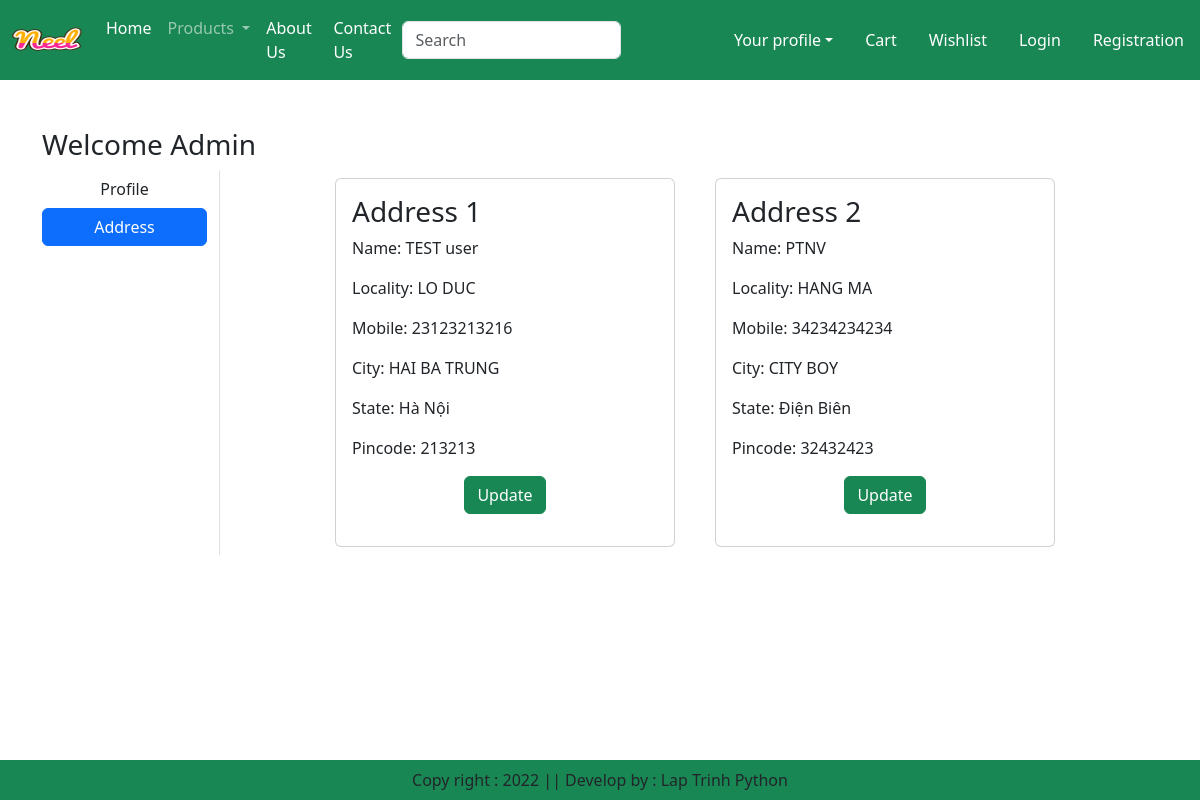
Page /address/ (signed in) on the earlier database version.
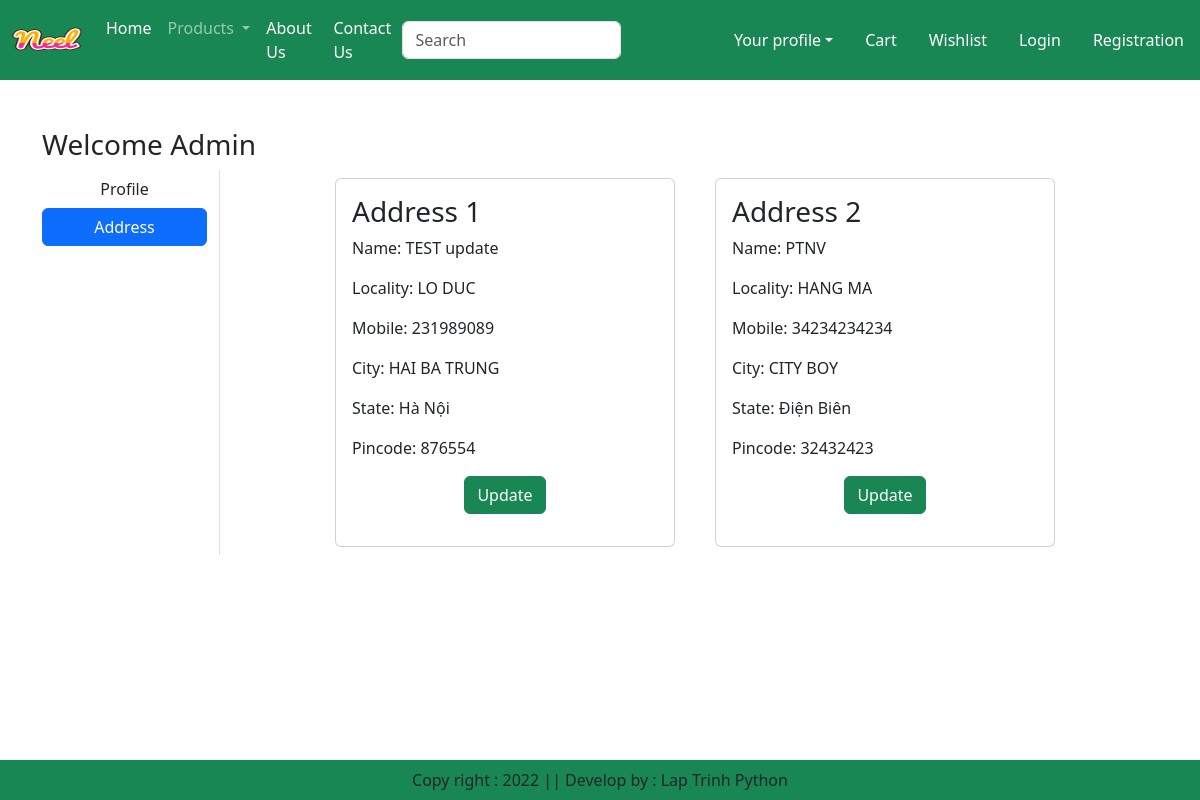
Same page on the later database version.
### app/models.py (models this page shows, shortened)
class Customer(models.Model):
    user = models.ForeignKey(User, on_delete=models.CASCADE)
    name = models.CharField(max_length=200)
    locality = models.CharField(max_length=200)
    city = models.CharField(max_length=50)
    mobile = models.IntegerField(default=0)
    zipcode = models.IntegerField()
    state = models.CharField(choices=STATE_CHOICES, max_length=100)

### app/views.py (the view)
# urls.py: path('address/', views.address, name='address'),
def address(request):
  add = Customer.objects.filter(user = request.user)
  return render(request, 'app/address.html',locals())

### app/templates/app/address.html (shortened to what this page needs)
{% extends 'app/base.html' %}
{% load static %}
{% block main-content %}
<div class="container my-5">
    <div class="row">
        <h3>Welcome <span class="text-capitalize">{{ request.user }}</span></h3>
        <div class="col-sm-2 border-end">
            <ul class="list-unstyled">
                <li class="d-grid"><a href="{% url 'profile' %}" class="btn ">Profile</a></li>
                <li class="d-grid"><a href="{% url 'address' %}" class="btn btn-primary">Address</a></li>
            </ul>
        </div>
        <div class="col-sm-8 offset-sm-1">
            <div class="row">
                {% for ad in add %}
                <div class="col-sm-6">
                    <div class="card m-2">
                        <div class="card-body">
                            <h3>Address {{ forloop.counter }}</h3>
                            <p>Name: {{ ad.name }}</p>
                            <p>Locality: {{ ad.locality }}</p>
                            <p>Mobile: {{ ad.mobile }}</p>
                            <p>City: {{ ad.city }}</p>
                            <p>State: {{ ad.state }}</p>
                            <p>Pincode: {{ ad.zipcode }}</p>
                            <p class="text-center">
                                <a href="{% url 'updateAddress' pk=ad.id %}" type="button" class="btn btn-success">Update</a>
                            </p>
                        </div>
                    </div>
                </div>
                {% endfor %}
            </div>
        </div>
    </div>
</div>
{% endblock main-content %}

Differences in the rows shown:
changed Customer "LO DUC": name "TEST user" → "TEST update"; mobile "23123213216" → "231989089"; zipcode "213213" → "876554"
